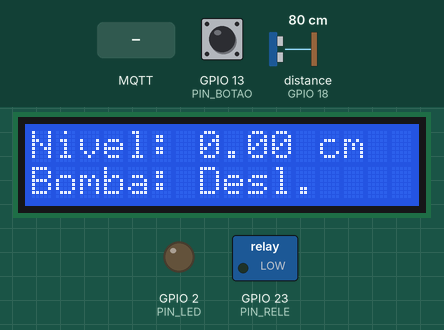
Recording of a sketch running on a simulated ESP32. On the bench: 16×2 character LCD, switched loads named in the sketch (green lamp = pin HIGH), output pins drawn as LEDs (lit = HIGH). The test bench sets the inputs (shaded band); at power-on: distance to the obstacle (sensor on GPIO 18) 80 cm, GPIO 13 (PIN_BOTAO) HIGH. The echo pulse lasts 58.3 µs per cm; WiFi joins after 1.5 s; servers stay silent unless stated; no MQTT or app messages arrive unless stated; pins used as bus, display or sensor lines are not drawn; what the sketch prints to the serial monitor is not drawn.

Above: at 5.6 s.
5.7 s: MQTT message "liga" arrives on the first subscribed topic
At 8.2 s:
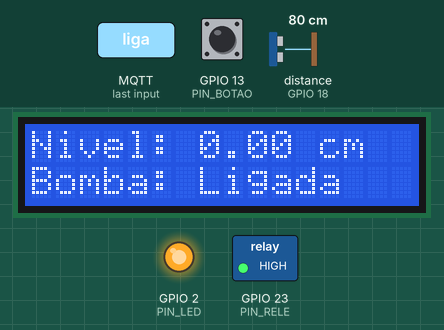
8.5 s: distance to the obstacle (sensor on GPIO 18) set to 2 cm
At 9.8 s:
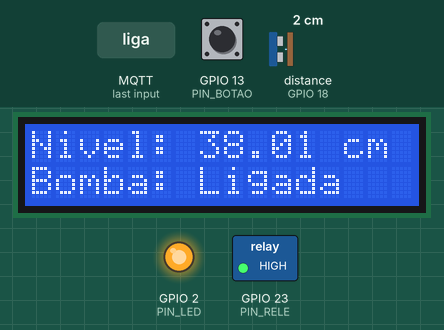
10.5 s: MQTT message "desliga" arrives on the first subscribed topic
At 11.4 s:
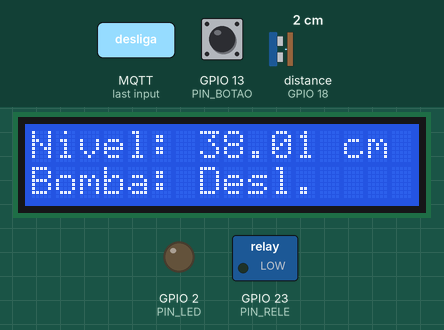
12.5 s: distance to the obstacle (sensor on GPIO 18) set to 4 cm
At 14.1 s:
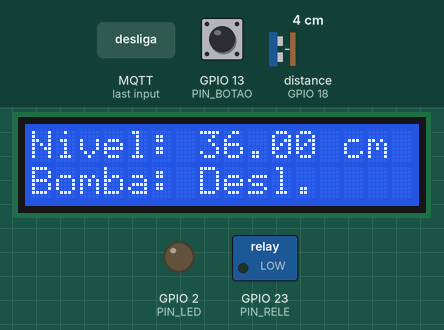
16.1 s: distance to the obstacle (sensor on GPIO 18) set to 9 cm
At 18.5 s:
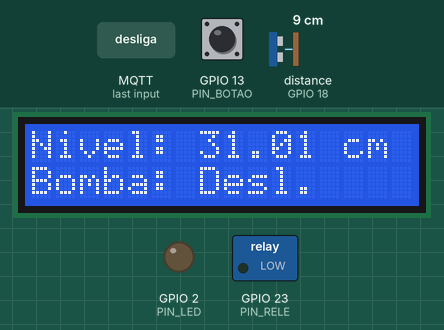
Timing chart, 0 to 19.0 s (numbered marks = the images above; inputs shaded):
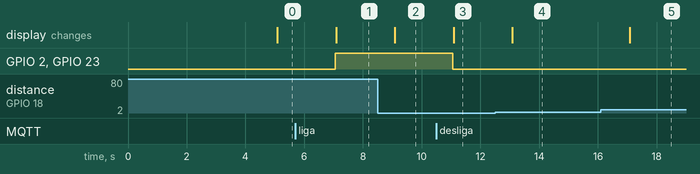

Measured:
- after the input at 5.7 s, GPIO 2 (PIN_LED), GPIO 23 (PIN_RELE): LOW → HIGH after 1.4 s; the display: changes after 1.4 s (image 1)
- after the input at 8.5 s, the display: changes after 0.59 s (image 2)
- after the input at 10.5 s, GPIO 2 (PIN_LED), GPIO 23 (PIN_RELE): HIGH → LOW after 0.56 s; the display: changes after 0.59 s (image 3)
- after the input at 12.5 s, the display: changes after 0.59 s (image 4)
- after the input at 16.1 s, the display: changes after 0.99 s (image 5)

The sketch:

esbo_o.ino
```cpp
#include <WiFi.h>
#include <PubSubClient.h>
#include <LiquidCrystal_I2C.h>

const char* ssid = "Wokwi-GUEST";
const char* password = "";

const char* mqtt_server = "broker.emqx.io";
const int mqtt_port = 1883;
const char* topic_nivel = "reservatorio/nivel";
const char* topic_bomba = "reservatorio/bomba";

// Pinos
const int PIN_TRIGGER = 5;
const int PIN_ECHO = 18;
const int PIN_RELE = 23;
const int PIN_LED = 2;
const int PIN_BOTAO = 13;  // Botão para forçar envio MQTT

WiFiClient espClient;
PubSubClient client(espClient);
LiquidCrystal_I2C lcd(0x27, 16, 2);  // Endereço I2C comum do LCD

bool bomba_ligada = false;
float nivel_agua = 0.0;
const float altura_reservatorio = 40.0;

unsigned long lastMsgTime = 0;
const long interval = 2000;
unsigned long lastReconnectAttempt = 0;

void setup_wifi() {
  Serial.print("Conectando-se ao WiFi");
  WiFi.begin(ssid, password);
  while (WiFi.status() != WL_CONNECTED) {
    delay(500);
    Serial.print(".");
  }
  Serial.println(" Conectado!");
}

float medirDistancia() {
  digitalWrite(PIN_TRIGGER, LOW);
  delayMicroseconds(2);
  digitalWrite(PIN_TRIGGER, HIGH);
  delayMicroseconds(10);
  digitalWrite(PIN_TRIGGER, LOW);

  long duracao = pulseIn(PIN_ECHO, HIGH, 30000);
  if (duracao == 0) return -1;

  float distancia = (duracao * 0.0343) / 2.0;
  return distancia;
}

void callback(char* topic, byte* payload, unsigned int length) {
  String msg;
  for (unsigned int i = 0; i < length; i++) {
    msg += (char)payload[i];
  }
  msg.toLowerCase();

  Serial.print("Mensagem recebida no tópico ");
  Serial.print(topic);
  Serial.print(": ");
  Serial.println(msg);

  if (String(topic) == topic_bomba) {
    if (msg == "liga") {
      bomba_ligada = true;
      Serial.println("Bomba ligada!");
    } else if (msg == "desliga") {
      bomba_ligada = false;
      Serial.println("Bomba desligada!");
    }
  }
}

bool mqtt_reconnect() {
  if (client.connect("ESP32Reservatorio")) {
    Serial.println("Conectado ao MQTT!");
    client.subscribe(topic_bomba);
  } else {
    Serial.print("Falha na conexão MQTT, rc=");
    Serial.print(client.state());
    Serial.println(" tentando novamente em 5 segundos");
  }
  return client.connected();
}

void setup() {
  Serial.begin(115200);

  pinMode(PIN_TRIGGER, OUTPUT);
  pinMode(PIN_ECHO, INPUT);
  pinMode(PIN_RELE, OUTPUT);
  pinMode(PIN_LED, OUTPUT);
  pinMode(PIN_BOTAO, INPUT_PULLUP);  // Botão com resistor de pull-up interno

  digitalWrite(PIN_RELE, LOW);
  digitalWrite(PIN_LED, LOW);

  lcd.init();
  lcd.backlight();
  lcd.setCursor(0, 0);
  lcd.print("Iniciando...");

  setup_wifi();
  client.setServer(mqtt_server, mqtt_port);
  client.setCallback(callback);
}

void loop() {
  if (!client.connected()) {
    unsigned long now = millis();
    if (now - lastReconnectAttempt > 5000) {
      lastReconnectAttempt = now;
      mqtt_reconnect();
    }
  } else {
    client.loop();

    bool botaoPressionado = digitalRead(PIN_BOTAO) == LOW;
    unsigned long now = millis();

    if (now - lastMsgTime > interval || botaoPressionado) {
      lastMsgTime = now;

      if (botaoPressionado) {
        Serial.println("Botão pressionado! Forçando leitura e envio...");
        delay(300); // debounce simples
      }

      digitalWrite(PIN_RELE, bomba_ligada ? HIGH : LOW);
      digitalWrite(PIN_LED, bomba_ligada ? HIGH : LOW);

      float distancia = medirDistancia();

      if (distancia < 0 || distancia > altura_reservatorio) {
        Serial.println("Distância fora de alcance ou erro na leitura!");
        nivel_agua = 0.0;
      } else {
        nivel_agua = altura_reservatorio - distancia;
      }

      Serial.print("Distância medida: ");
      Serial.print(distancia);
      Serial.print(" cm | Nível da água: ");
      Serial.print(nivel_agua);
      Serial.println(" cm");

      char nivelStr[8];
      dtostrf(nivel_agua, 4, 2, nivelStr);

      client.publish(topic_nivel, nivelStr, true);

      lcd.clear();
      lcd.setCursor(0, 0);
      lcd.print("Nivel: ");
      lcd.print(nivelStr);
      lcd.print(" cm");
      lcd.setCursor(0, 1);
      lcd.print("Bomba: ");
      lcd.print(bomba_ligada ? "Ligada" : "Desl.");
    }
  }
}
```
